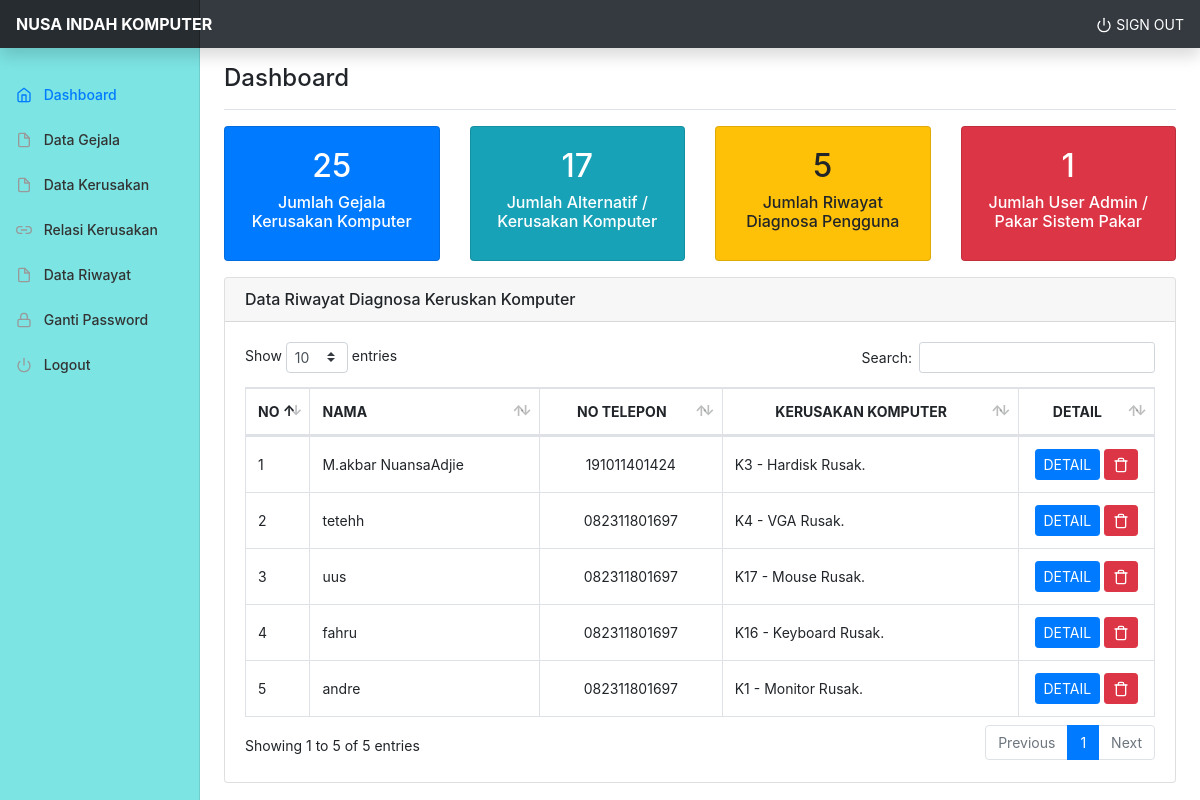
Page /php/src/admin/index.php on the committed database.
### tables this page shows
CREATE TABLE `user` (
  `user_id` int(11) NOT NULL,
  `user_nama` varchar(255) NOT NULL,
  `user_hp` varchar(255) NOT NULL,
  `user_hasil` int(11) DEFAULT NULL
);

CREATE TABLE `alternatif` (
  `alt_id` int(11) NOT NULL,
  `alt_inisial` varchar(255) NOT NULL,
  `alt_nama` varchar(255) NOT NULL,
  `alt_penyebab` text NOT NULL,
  `alt_solusi` text NOT NULL
);

### php/src/admin/index.php (the view, shortened to what this page needs)
<?php include 'header.php'; ?>
<main role="main" class="col-md-9 ml-sm-auto col-lg-10 px-md-4">
  <div class="d-flex justify-content-between flex-wrap flex-md-nowrap align-items-center pt-3 pb-2 mb-3 border-bottom">
    <h1 class="h4">Dashboard</h1>
  </div>
  <div class="row mb-3">
    <div class="col-md-3">
      <div class="card bg-primary text-white">
        <div class="card-body text-center">
          <?php
          $kriteria = mysqli_query($koneksi,"select * from gejala");
          $jumlah_kriteria = mysqli_num_rows($kriteria);
          ?>
          <h2><?php echo $jumlah_kriteria ?></h2>
          <h6 class="">Jumlah Gejala Kerusakan Komputer</h6>
        </div>
      </div>
    </div>
    <div class="col-md-3">
      <div class="card bg-info text-white">
        <div class="card-body text-center">
          <?php
          $alternatif = mysqli_query($koneksi,"select * from alternatif");
          $jumlah_alternatif = mysqli_num_rows($alternatif);
          ?>
          <h2><?php echo $jumlah_alternatif ?></h2>
          <h6 class="">Jumlah Alternatif / Kerusakan Komputer</h6>
        </div>
      </div>
    </div>
    <div class="col-md-3">
      <div class="card bg-warning">
        <div class="card-body text-center">
          <?php
          $user = mysqli_query($koneksi,"select * from user");
          $jumlah_user = mysqli_num_rows($user);
          ?>
          <h2><?php echo $jumlah_user ?></h2>
          <h6 class="">Jumlah Riwayat Diagnosa Pengguna </h6>
        </div>
      </div>
    </div>
    <div class="col-md-3">
      <div class="card bg-danger text-white">
        <div class="card-body text-center">
          <?php
          $admin = mysqli_query($koneksi,"select * from admin");
          $jumlah_admin = mysqli_num_rows($admin);
          ?>
          <h2><?php echo $jumlah_admin ?></h2>
          <h6 class="">Jumlah User Admin / Pakar Sistem Pakar</h6>
        </div>
      </div>
    </div>
  </div>
  <div class="row">
    <div class="col-md-12">
      <div class="card">
        <div class="card-header">
          <h6 class="title class m-0">Data Riwayat Diagnosa Keruskan Komputer</h6>
        </div>
        <div class="card-body">
          <div class="table-responsive">
            <table class="table table-bordered" id="tableku">
              <thead>
                <tr>
                  <th width="1%">NO</th>
                  <th>NAMA</th>
                  <th class="text-center">NO TELEPON</th>
                  <th class="text-center">KERUSAKAN KOMPUTER</th>
                  <th class="text-center" width="15%">DETAIL</th>
                </tr>
              </thead>
              <tbody>
                <?php
                $no=1;
                $data = mysqli_query($koneksi, "select * from user,alternatif where user.user_hasil=alternatif.alt_id order by user.user_id desc");
                while($d=mysqli_fetch_array($data)){
                  ?>
                  <tr>
                    <td><?php echo $no++; ?></td>
                    <td><?php echo $d['user_nama']; ?></td>
                    <td class="text-center"><?php echo $d['user_hp']; ?></td>
                    <td class=""><?php echo $d['alt_inisial']; ?> - <?php echo $d['alt_nama']; ?></td>
                    <td class="text-center">
                      <a class="btn btn-sm btn-primary" href="index_detail.php?id=<?php echo $d['user_id']; ?>"> DETAIL</a>
                      <a class="btn btn-sm btn-danger" href="index_hapus.php?id=<?php echo $d['user_id']; ?>"> <i data-feather="trash"></i></a>
                    </td>
                  </tr>
                <?php } ?>
              </tbody>
            </table>
          </div>
        </div>
      </div>
    </div>
  </div>
</main>
<?php include 'footer.php'; ?>

### php/src/assets/css/dashboard.css (style rules this page uses)
body { font-size: .875rem; }
.feather { width: 16px; height: 16px; vertical-align: text-bottom; }

### php/src/admin/header.php (style rules this page uses)
td { vertical-align: middle !important; }

### rows in the picture
user: user_nama "M.akbar NuansaAdjie", user_hp "191011401424", alternatif.alt_inisial "K3", alternatif.alt_nama "Hardisk Rusak."
user: user_nama "tetehh", user_hp "082311801697", alternatif.alt_inisial "K4", alternatif.alt_nama "VGA Rusak."
user: user_nama "uus", user_hp "082311801697", alternatif.alt_inisial "K17", alternatif.alt_nama "Mouse Rusak."
user: user_nama "fahru", user_hp "082311801697", alternatif.alt_inisial "K16", alternatif.alt_nama "Keyboard Rusak."
user: user_nama "andre", user_hp "082311801697", alternatif.alt_inisial "K1", alternatif.alt_nama "Monitor Rusak."

### other values in the picture
$jumlah_kriteria "25"
$jumlah_alternatif "17"
$jumlah_user "5"
$jumlah_admin "1"
